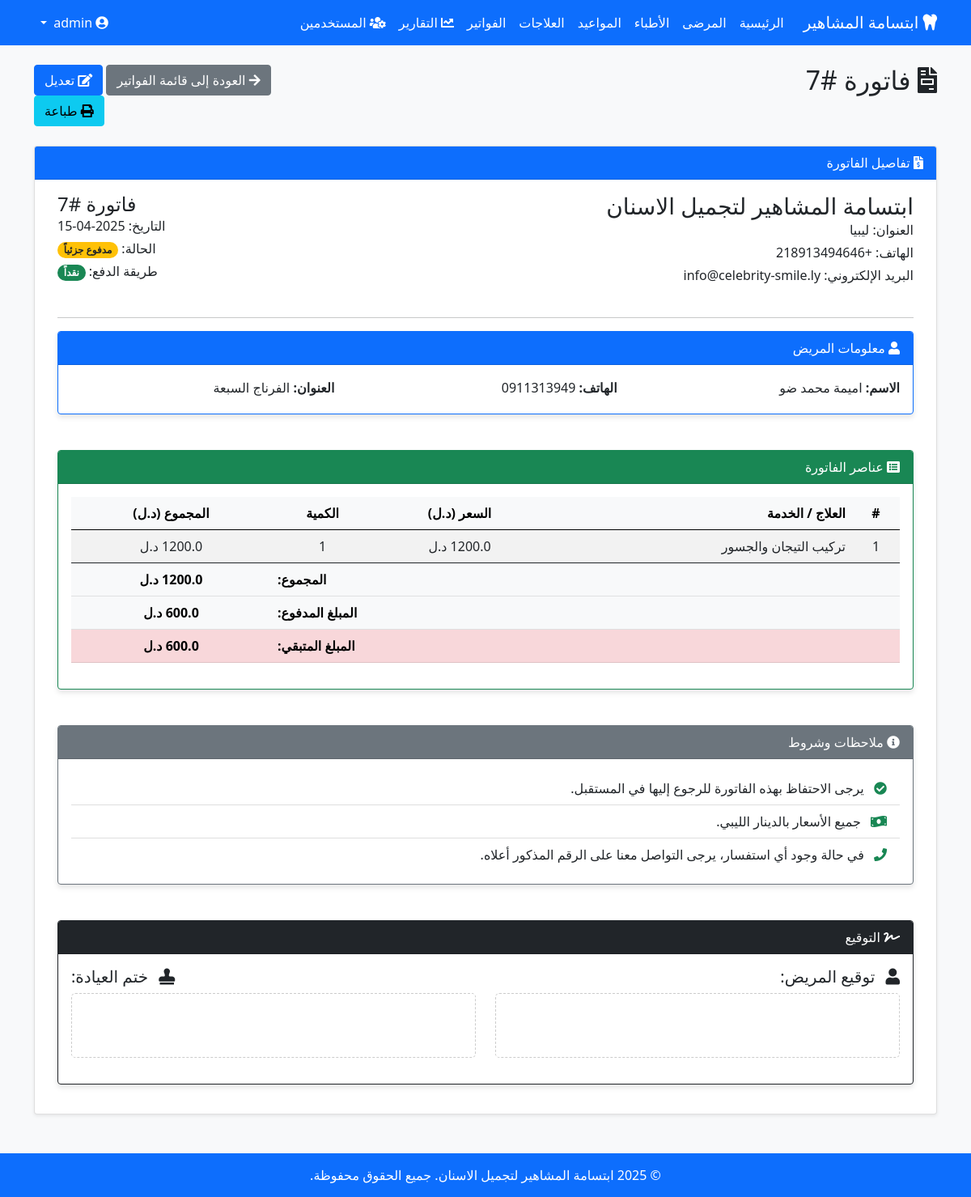
The app's page /invoices/view/7 (signed in) with its own data.
### models.py (models this page shows)
class Invoice(db.Model):
    id = db.Column(db.Integer, primary_key=True)
    patient_id = db.Column(db.Integer, db.ForeignKey('patient.id'), nullable=False)
    date = db.Column(db.Date, default=datetime.utcnow().date)
    total_amount = db.Column(db.Float, default=0.0)  # المبلغ الإجمالي بالدينار الليبي
    paid_amount = db.Column(db.Float, default=0.0)  # المبلغ المدفوع بالدينار الليبي
    payment_method = db.Column(db.String(20), default='cash')  # cash, card
    status = db.Column(db.String(20), default='unpaid')  # unpaid, partial, paid
    created_at = db.Column(db.DateTime, default=datetime.utcnow)
    items = db.relationship('InvoiceItem', backref='invoice', lazy=True)
    previous_invoice_id = db.Column(db.Integer, db.ForeignKey('invoice.id'), nullable=True)  # الفاتورة السابقة
    carried_amount = db.Column(db.Float, default=0.0)  # المبلغ المحمول من الفاتورة السابقة
    next_invoices = db.relationship('Invoice', backref=db.backref('previous_invoice', remote_side=[id]), lazy=True)

class Patient(db.Model):
    id = db.Column(db.Integer, primary_key=True)
    name = db.Column(db.String(100), nullable=False)
    phone = db.Column(db.String(20), nullable=False)
    address = db.Column(db.String(200))
    created_at = db.Column(db.DateTime, default=datetime.utcnow)
    appointments = db.relationship('Appointment', backref='patient', lazy=True)
    invoices = db.relationship('Invoice', backref='patient', lazy=True)

class InvoiceItem(db.Model):
    id = db.Column(db.Integer, primary_key=True)
    invoice_id = db.Column(db.Integer, db.ForeignKey('invoice.id'), nullable=False)
    treatment_id = db.Column(db.Integer, db.ForeignKey('treatment.id'), nullable=False)
    quantity = db.Column(db.Integer, default=1)
    price = db.Column(db.Float, nullable=False)  # السعر بالدينار الليبي
    created_at = db.Column(db.DateTime, default=datetime.utcnow)

class Treatment(db.Model):
    id = db.Column(db.Integer, primary_key=True)
    name = db.Column(db.String(100), nullable=False)
    description = db.Column(db.Text)
    price = db.Column(db.Float, nullable=False)  # السعر بالدينار الليبي
    created_at = db.Column(db.DateTime, default=datetime.utcnow)
    invoice_items = db.relationship('InvoiceItem', backref='treatment', lazy=True)

### app.py (the view)
@app.route('/invoices/view/<int:id>')
def view_invoice(id):
    invoice = Invoice.query.get_or_404(id)
    previous_invoice = None
    if invoice.previous_invoice_id:
        previous_invoice = Invoice.query.get(invoice.previous_invoice_id)
    return render_template('view_invoice.html', invoice=invoice, previous_invoice=previous_invoice)

### app.py (called while the page is built)
@app.before_request
def check_login():
    public_endpoints = ['login', 'static']
    if not current_user.is_authenticated and request.endpoint not in public_endpoints:
        return redirect(url_for('login'))

@login_manager.user_loader
def load_user(user_id):
    return User.query.get(int(user_id))

### models.py (called while the page is built)
    def has_permission(self, permission_name):
        for role_permission in self.role.permissions:
            if role_permission.permission.name == permission_name:
                return True
        return False

### templates/view_invoice.html (shortened to what this page needs)
{% extends 'base.html' %}
{% block content %}
<div class="row mb-4">
    <div class="col-md-8">
        <h2><i class="fas fa-file-invoice"></i> فاتورة #{{ invoice.id }}</h2>
    </div>
    <div class="col-md-4 text-end">
        <a href="{{ url_for('invoices') }}" class="btn btn-secondary">
            <i class="fas fa-arrow-right"></i> العودة إلى قائمة الفواتير
        </a>
        <a href="{{ url_for('edit_invoice', id=invoice.id) }}" class="btn btn-primary">
            <i class="fas fa-edit"></i> تعديل
        </a>
        <button onclick="window.print();" class="btn btn-info">
            <i class="fas fa-print"></i> طباعة
        </button>
    </div>
</div>
<div class="card shadow-sm">
    <div class="card-header bg-primary text-white">
        <i class="fas fa-file-invoice-dollar"></i> تفاصيل الفاتورة
    </div>
    <div class="card-body">
        <div class="container" id="invoice-print">
            <div class="row mb-4">
                <div class="col-md-6 text-start">
                    <h3 class="mb-0">ابتسامة المشاهير لتجميل الاسنان</h3>
                    <p class="mb-1">العنوان: ليبيا</p>
                    <p class="mb-1">الهاتف: +218913494646</p>
                    <p>البريد الإلكتروني: info@celebrity-smile.ly</p>
                </div>
                <div class="col-md-6 text-end">
                    <h4 class="mb-0">فاتورة #{{ invoice.id }}</h4>
                    <p class="mb-1">التاريخ: {{ invoice.date.strftime('%Y-%m-%d') }}</p>
                    <p class="mb-1">الحالة:
                        {% if invoice.status == 'paid' %}
                        <span class="badge rounded-pill bg-success">مدفوع</span>
                        {% elif invoice.status == 'partial' %}
                        <span class="badge rounded-pill bg-warning text-dark">مدفوع جزئياً</span>
                        {% elif invoice.status == 'unpaid' %}
                        <span class="badge rounded-pill bg-danger">غير مدفوع</span>
                        {% elif invoice.status == 'carried_forward' %}
                        <span class="badge rounded-pill bg-info">مرحل للفاتورة التالية</span>
                        {% elif invoice.status == 'paid_in_next' %}
                        <span class="badge rounded-pill bg-primary">مدفوع في فاتورة لاحقة</span>
                        {% endif %}
                    </p>
                    <p>طريقة الدفع:
                        {% if invoice.payment_method == 'cash' %}
                        <span class="badge rounded-pill bg-success">نقداً</span>
                        {% elif invoice.payment_method == 'card' %}
                        <span class="badge rounded-pill bg-info">بطاقة</span>
                        {% endif %}
                    </p>
                </div>
            </div>
            <hr>
            <div class="row mb-4">
                <div class="col-md-12">
                    <div class="card border-primary">
                        <div class="card-header bg-primary text-white">
                            <i class="fas fa-user"></i> معلومات المريض
                        </div>
                        <div class="card-body">
                            <div class="row">
                                <div class="col-md-4">
                                    <p class="mb-1"><strong>الاسم:</strong> {{ invoice.patient.name }}</p>
                                </div>
                                <div class="col-md-4">
                                    <p class="mb-1"><strong>الهاتف:</strong> {{ invoice.patient.phone }}</p>
                                </div>
                                <div class="col-md-4">
                                    <p class="mb-1"><strong>العنوان:</strong> {{ invoice.patient.address }}</p>
                                </div>
                            </div>
                        </div>
                    </div>
                </div>
            </div>
            <div class="row mb-4">
                <div class="col-md-12">
                    <div class="card border-success">
                        <div class="card-header bg-success text-white">
                            <i class="fas fa-list-alt"></i> عناصر الفاتورة
                        </div>
                        <div class="card-body">
                            <div class="table-responsive">
                                <table class="table table-striped table-hover">
                                    <thead class="table-light">
                                        <tr>
                                            <th class="text-center">#</th>
                                            <th>العلاج / الخدمة</th>
                                            <th class="text-center">السعر (د.ل)</th>
                                            <th class="text-center">الكمية</th>
                                            <th class="text-center">المجموع (د.ل)</th>
                                        </tr>
                                    </thead>
                                    <tbody>
                                        {% for item in invoice.items %}
                                        <tr>
                                            <td class="text-center">{{ loop.index }}</td>
                                            <td>{{ item.treatment.name }}</td>
                                            <td class="text-center">{{ item.price }} د.ل</td>
                                            <td class="text-center">{{ item.quantity }}</td>
                                            <td class="text-center">{{ item.price * item.quantity }} د.ل</td>
                                        </tr>
                                        {% endfor %}
                                    </tbody>
                                    <tfoot>
                                        <tr class="table-light">
                                            <th colspan="4" class="text-end">المجموع:</th>
                                            <th class="text-center">{{ invoice.total_amount }} د.ل</th>
                                        </tr>
                                        <tr class="table-light">
                                            <th colspan="4" class="text-end">المبلغ المدفوع:</th>
                                            <th class="text-center">{{ invoice.paid_amount }} د.ل</th>
                                        </tr>
                                        <tr class="{% if invoice.total_amount - invoice.paid_amount > 0 %}table-danger{% else %}table-success{% endif %}">
                                            <th colspan="4" class="text-end">المبلغ المتبقي:</th>
                                            <th class="text-center">{{ invoice.total_amount - invoice.paid_amount }} د.ل</th>
                                        </tr>
                                    </tfoot>
                                </table>
                            </div>
                        </div>
                    </div>
                </div>
            </div>
            <div class="row mb-4">
                <div class="col-md-12">
                    <div class="card border-secondary">
                        <div class="card-header bg-secondary text-white">
                            <i class="fas fa-info-circle"></i> ملاحظات وشروط
                        </div>
                        <div class="card-body">
                            <ul class="list-group list-group-flush">
                                <li class="list-group-item"><i class="fas fa-check-circle text-success me-2"></i> يرجى الاحتفاظ بهذه الفاتورة للرجوع إليها في المستقبل.</li>
                                <li class="list-group-item"><i class="fas fa-money-bill-wave text-success me-2"></i> جميع الأسعار بالدينار الليبي.</li>
                                <li class="list-group-item"><i class="fas fa-phone text-success me-2"></i> في حالة وجود أي استفسار، يرجى التواصل معنا على الرقم المذكور أعلاه.</li>
                            </ul>
                        </div>
                    </div>
                </div>
            </div>
            <div class="row">
                <div class="col-md-12">
                    <div class="card border-dark">
                        <div class="card-header bg-dark text-white">
                            <i class="fas fa-signature"></i> التوقيع
                        </div>
                        <div class="card-body">
                            <div class="row">
                                <div class="col-md-6">
                                    <h5 class="card-title"><i class="fas fa-user me-2"></i> توقيع المريض:</h5>
                                    <div class="signature-box p-3 mt-2 mb-3" style="border: 1px dashed #ccc; border-radius: 5px; height: 80px;"></div>
                                </div>
                                <div class="col-md-6 text-end">
                                    <h5 class="card-title"><i class="fas fa-stamp me-2"></i> ختم العيادة:</h5>
                                    <div class="signature-box p-3 mt-2 mb-3" style="border: 1px dashed #ccc; border-radius: 5px; height: 80px;"></div>
                                </div>
                            </div>
                        </div>
                    </div>
                </div>
            </div>
        </div>
    </div>
</div>
{% endblock %}

### templates/base.html (style rules this page uses)
body { font-family: 'Segoe UI', Tahoma, Geneva, Verdana, sans-serif; background-color: #f8f9fa; }
.card { margin-bottom: 20px; box-shadow: 0 4px 6px rgba(0, 0, 0, 0.1); }
.card-header { background-color: #0d6efd; color: white; }
.btn-primary { background-color: #0d6efd; border-color: #0d6efd; }
.table { background-color: white; }

### records on screen
Invoice: id "7", date "2025-04-15", total_amount "1200.0"
Patient: patient.name "اميمة محمد ضو", patient.phone "0911313949", patient.address "الفرناج السبعة"
InvoiceItem: treatment.name "تركيب التيجان والجسور", quantity "1"
